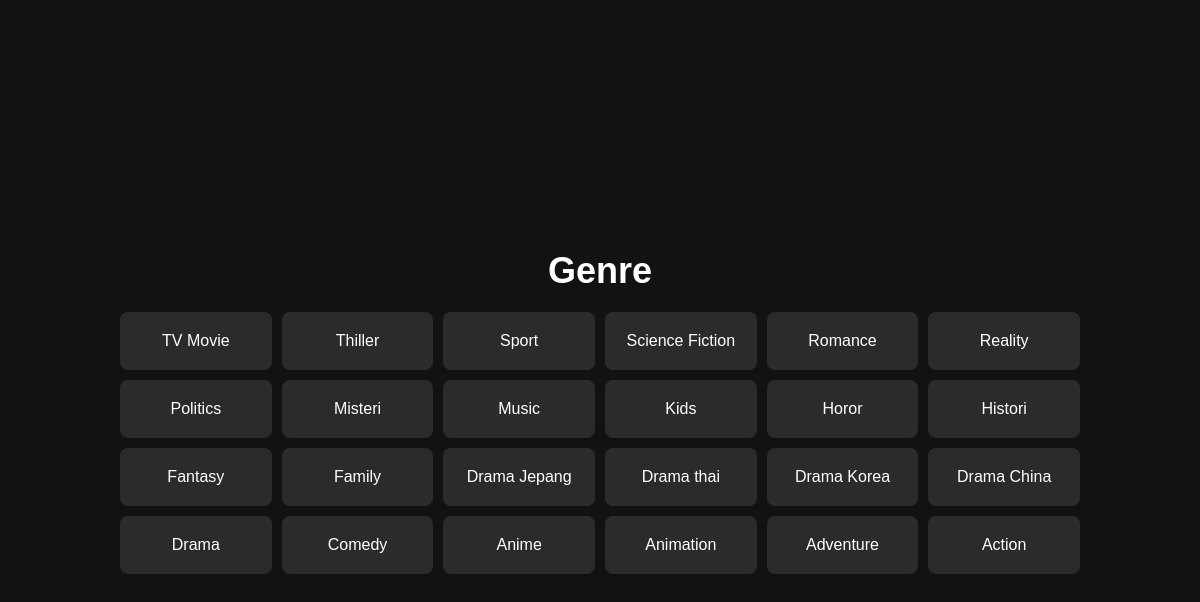
Screenshot of /netflik/genre.php with the database file from the repository.
### tables this page shows
CREATE TABLE `genre` (
  `id_genre` int(11) NOT NULL,
  `nama_genre` varchar(255) NOT NULL
);

### netflik/genre.php (the view, shortened to what this page needs)
<?php
include("db.php");
$query = "SELECT * FROM genre ORDER BY id_genre DESC LIMIT 24";
$result = mysqli_query($dbb, $query);
?>
<!DOCTYPE html>
<html lang="en">
<head>
</head>
<body>
<h1>Genre</h1>
<div class="container">
    <?php while ($data = mysqli_fetch_array($result)) { ?>
        <div class="genre">
            <?php echo htmlspecialchars($data['nama_genre']); ?>
        </div>
    <?php } ?>
</div>
</body>
</html>

### netflik/genre.php (style rules this page uses)
body { background-color: #121212; color: white; font-family: Arial, sans-serif; margin: 0; padding: 0; display: flex; flex-direction: column; justify-content: center; align-items: center; min-height: 100vh; }
h1 { margin-bottom: 20px; font-size: 36px; font-weight: bold; text-align: center; }
.container { display: grid; grid-template-columns: repeat(auto-fit, minmax(150px, 1fr)); gap: 10px; width: 80%; max-width: 1000px; }
.genre { background-color: #2b2b2b; padding: 20px; text-align: center; border-radius: 8px; transition: background-color 0.3s ease; cursor: pointer; }

### rows the page displays
genre: nama_genre "TV Movie"
genre: nama_genre "Thiller"
genre: nama_genre "Sport"
genre: nama_genre "Science Fiction"
genre: nama_genre "Romance"
genre: nama_genre "Reality"
genre: nama_genre "Politics"
genre: nama_genre "Misteri"
genre: nama_genre "Music"
genre: nama_genre "Kids"
genre: nama_genre "Horor"
genre: nama_genre "Histori"
genre: nama_genre "Fantasy"
genre: nama_genre "Family"
genre: nama_genre "Drama Jepang"
genre: nama_genre "Drama thai"
genre: nama_genre "Drama Korea"
genre: nama_genre "Drama China"
genre: nama_genre "Drama"
genre: nama_genre "Comedy"
genre: nama_genre "Anime"
genre: nama_genre "Animation"
genre: nama_genre "Adventure"
genre: nama_genre "Action"
